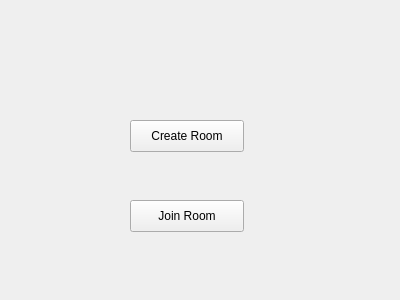
<?xml version="1.0" encoding="UTF-8"?>
<ui version="4.0">
 <class>MainWindow</class>
 <widget class="QMainWindow" name="MainWindow">
  <property name="geometry">
   <rect>
    <x>0</x>
    <y>0</y>
    <width>400</width>
    <height>300</height>
   </rect>
  </property>
  <property name="windowTitle">
   <string>MainWindow</string>
  </property>
  <widget class="QWidget" name="centralWidget">
   <widget class="QPushButton" name="createRoom">
    <property name="geometry">
     <rect>
      <x>130</x>
      <y>120</y>
      <width>114</width>
      <height>32</height>
     </rect>
    </property>
    <property name="text">
     <string>Create Room</string>
    </property>
   </widget>
   <widget class="QPushButton" name="joinRoom">
    <property name="geometry">
     <rect>
      <x>130</x>
      <y>200</y>
      <width>114</width>
      <height>32</height>
     </rect>
    </property>
    <property name="text">
     <string>Join Room</string>
    </property>
   </widget>
  </widget>
 </widget>
 <layoutdefault spacing="6" margin="11"/>
 <resources/>
 <connections/>
</ui>
